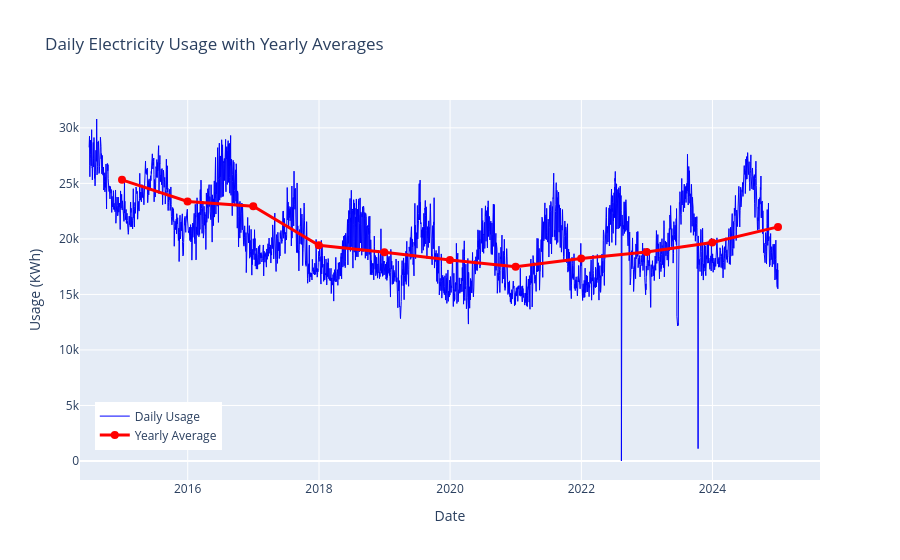

The cell this chart's notebook holds for it:
### Code cell
# Create subplot with daily usage and yearly average on the same plot
fig_combined = go.Figure()

# Add daily usage trace
fig_combined.add_trace(go.Scatter(
    x=myData_daily.index,
    y=myData_daily['KWH11'],
    mode='lines',
    name='Daily Usage',
    line=dict(color='blue', width=1),
    hovertemplate='Date: %{x}<br>Daily Usage: %{y:.2f} KWh<extra></extra>'
))

# Add yearly average trace
fig_combined.add_trace(go.Scatter(
    x=myData_yearly_avg.index,
    y=myData_yearly_avg['KWH11'],
    mode='lines+markers',
    name='Yearly Average',
    line=dict(color='red', width=3),
    marker=dict(size=8),
    hovertemplate='Year: %{x|%Y}<br>Yearly Avg: %{y:.2f} KWh<extra></extra>'
))

fig_combined.update_layout(
    title='Daily Electricity Usage with Yearly Averages',
    xaxis_title='Date',
    yaxis_title='Usage (KWh)',
    hovermode='x unified',
    legend=dict(x=0.02, y=0.08)
)

fig_combined.show()

### Figure 1 — Plotly figure (JSON) as saved in the notebook; plotly's stock layout.template omitted (floating-point values rounded to 4 significant figures; data arrays with more than 128 entries replaced by an {"elided": "..."} marker saying what was removed)
{"data": [{"hovertemplate": "Date: %{x}<br>Daily Usage: %{y:.2f} KWh<extra></extra>", "line": {"color": "blue", "width": 1}, "mode": "lines", "name": "Daily Usage", "type": "scatter", "x": {"elided": "3837 str values"}, "y": {"elided": "3837 float values"}}, {"hovertemplate": "Year: %{x|%Y}<br>Yearly Avg: %{y:.2f} KWh<extra></extra>", "line": {"color": "red", "width": 3}, "marker": {"size": 8}, "mode": "lines+markers", "name": "Yearly Average", "type": "scatter", "x": ["2014-12-31T00:00:00.000000", "2015-12-31T00:00:00.000000", "2016-12-31T00:00:00.000000", "2017-12-31T00:00:00.000000", "2018-12-31T00:00:00.000000", "2019-12-31T00:00:00.000000", "2020-12-31T00:00:00.000000", "2021-12-31T00:00:00.000000", "2022-12-31T00:00:00.000000", "2023-12-31T00:00:00.000000", "2024-12-31T00:00:00.000000"], "y": [25320.0, 23380.0, 22950.0, 19440.0, 18790.0, 18100.0, 17490.0, 18230.0, 18820.0, 19680.0, 21080.0]}], "layout": {"hovermode": "x unified", "legend": {"x": 0.02, "y": 0.08}, "title": {"text": "Daily Electricity Usage with Yearly Averages"}, "xaxis": {"title": {"text": "Date"}}, "yaxis": {"title": {"text": "Usage (KWh)"}}}}
